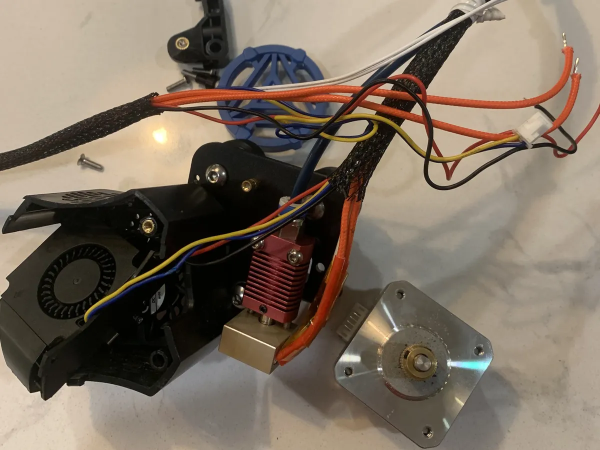
#> input picture assets/3d-printer-extruder-assembly-1.webp, 1200 x 900 px (shown at 1/2 size); its folder holds 4 pictures in this run
$ python responsive.py
#> lines starting #> are read from the running program, lines starting #| are printed output that depends on the picture
import os
import glob
from PIL import Image

def generate_responsive_images():
    image_paths = glob.glob('assets/*.webp')

    # Filter out already generated -600 images if script is run multiple times
    image_paths = [p for p in image_paths if not p.endswith('-600.webp')]

    for path in image_paths:
        try:
            with Image.open(path) as img:
                # 1. Re-save original at lower quality (65) for better compression
#> img is the input picture: PIL image 1200x900 RGB; mean R, G, B 123.9, 110.8, 96.6
                img.save(path, 'webp', quality=65, optimize=True)

                # 2. Generate 600px width version
                if img.width > 600:
                    ratio = 600.0 / img.width
#> ratio = 0.5
                    new_height = int(img.height * ratio)
#> new_height = 450
                    img_small = img.resize((600, new_height), Image.Resampling.LANCZOS)
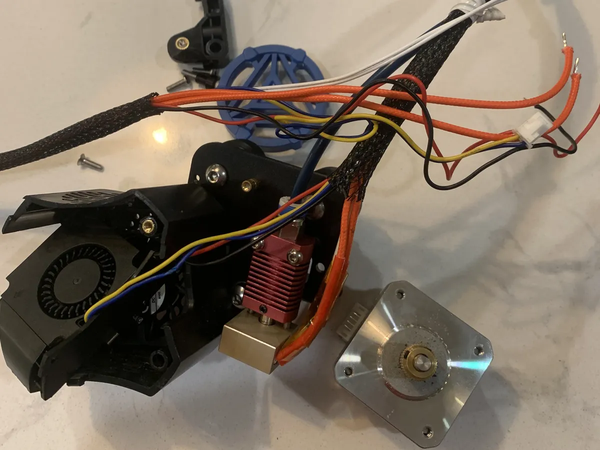
#> img_small: PIL image 600x450 RGB; mean R, G, B 123.9, 110.8, 96.6
                else:
                    img_small = img

                new_path = os.path.splitext(path)[0] + '-600.webp'
                img_small.save(new_path, 'webp', quality=65, optimize=True)
                print(f'Processed: {path} and created {new_path}')
        except Exception as e:
            print(f'Error processing {path}: {e}')

if __name__ == '__main__':
    generate_responsive_images()
